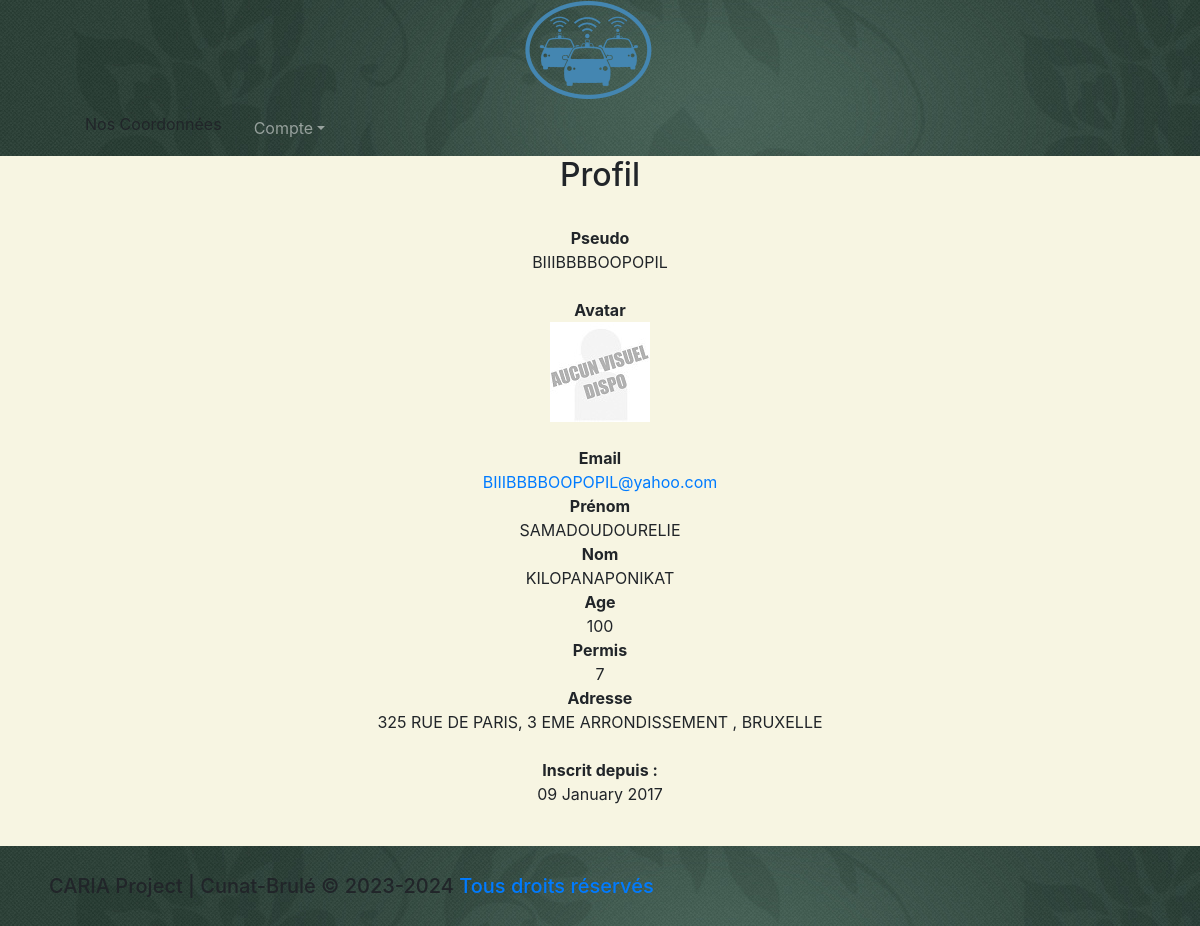
Screenshot of /UserWebSite/profil.php?m=15&action=consulter with the database file from the repository.
### tables this page shows
CREATE TABLE Client(
        idclient        int (11) Auto_increment  NOT NULL ,
        privilege      Int DEFAULT 2 ,
        dateenregistre TIMESTAMP DEFAULT CURRENT_TIMESTAMP,
        pseudo         Varchar (25) ,
        prenom         Varchar (25) ,
        nom            Varchar (25) ,
        sexe           Varchar (5) ,
        age            Int ,
        adresse        Varchar (100) ,
        mdp            Varchar (32) NOT NULL ,
        adressemail    Varchar (30) ,
        permis          Int ,
        imageclient     Varchar (250) DEFAULT '/images/avatars/img_user.jpg' ,
        PRIMARY KEY (idclient )
);

### UserWebSite/modele/membre/profil.php (called while the page is built, shortened)
<?php
function get_MemberInfo()
{
	global $bdd;
	$membre = isset($_GET['m'])?(int) $_GET['m']:'';
	$req = $bdd->prepare('SELECT pseudo, imageclient, adressemail, dateenregistre, adresse, prenom, nom, age, permis FROM Client WHERE idclient=:membre');
	$req->bindValue(':membre',$membre, PDO::PARAM_INT);
	$req->execute();
	$data = $req->fetch();
	return $data;
}

### UserWebSite/controleur/membre/profil/index.php (the view, shortened to what this page needs)
<?php
include_once('./modele/membre/profil.php');
$action = isset($_GET['action'])?htmlspecialchars($_GET['action']):'consulter';
switch($action)
{
	case "consulter":
		$data = get_MemberInfo();
		?>
		<div class="container-fluid">
			<section id="content" class="page-content">
				<div class="container text-center">
					<h2>Profil</h2><br>
					<strong>Pseudo</strong><br>
					<?php echo stripslashes(htmlspecialchars($data['pseudo'])); ?><br><br>
					<strong>Avatar</strong><br>
					<img src=".<?php echo $data['imageclient']; ?>" alt="Acun avatar" /><br><br>
					<p class="text-2" >
						<strong>Email</strong><br>
						<a class=link2 href="mailto:<?php echo stripslashes($data['adressemail']); ?>"> <?php echo stripslashes(htmlspecialchars($data['adressemail'])); ?></a><br/>
						<strong>Prénom</strong><br>
						<?php echo stripslashes(htmlspecialchars($data['prenom'])); ?><br>
						<strong>Nom</strong><br>
						<?php echo stripslashes(htmlspecialchars($data['nom'])); ?><br>
						<strong>Age</strong><br>
						<?php echo stripslashes(htmlspecialchars($data['age'])); ?><br>
						<strong>Permis</strong><br>
						<?php echo stripslashes(htmlspecialchars($data['permis'])); ?><br>
						<strong>Adresse</strong><br>
						<?php echo stripslashes(htmlspecialchars($data['adresse'])); ?><br><br>
						<strong>Inscrit depuis :</strong><br>
						<?php echo date('d F Y', strtotime(str_replace('/','-',$data['dateenregistre']))); ?><br/><br/>
					</p>
					</div>
			</section>
		</div>
		<?php
	break;
			?>
				<?php
}
include_once('./vue/membre/profil.php');

### UserWebSite/css/style.css (style rules this page uses)
.bg1 { background:#f7f5e2; }
header { background-image:url("../images/autres/footer.jpg"); }
footer { background-image:url("../images/autres/footer.jpg"); margin: 0 auto; overflow:hidden; }
.container-fluid { min-height: 80vh; margin:0 !important; padding:0 !important; }

### rows the page displays
client: pseudo "BIIIBBBBOOPOPIL", imageclient (picture), adressemail "BIIIBBBBOOPOPIL@yahoo.com", prenom "SAMADOUDOURELIE", nom "KILOPANAPONIKAT", age "100", permis "7", adresse "325 RUE DE PARIS, 3 EME ARRONDISSEMENT , BRUXELLE", dateenregistre "09 January 2017"
